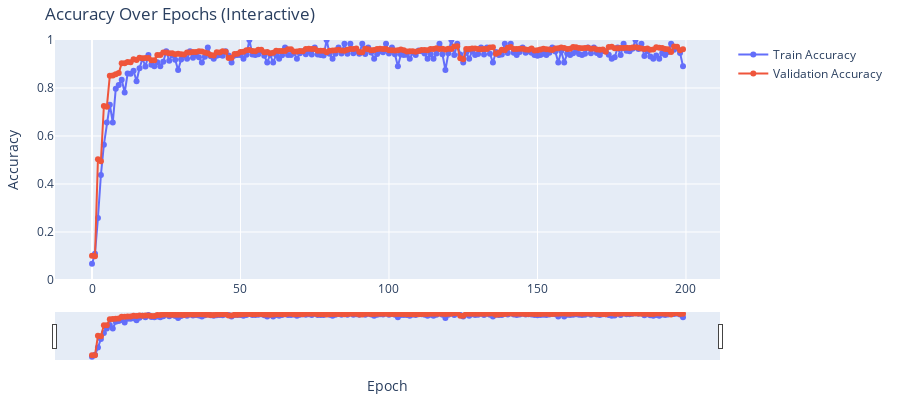

Notebook cell for this chart:
### Code cell
target_accuracy = 0.975
history = model.fit(
    train_gen,
    epochs=200, # количество эпох
    batch_size=128,
    validation_data=(X_val, y_val),
    steps_per_epoch=len(X_train) // 64,
    callbacks=[
        EarlyStoppingByAccuracy(target=target_accuracy),
        LiveAccuracyPlot()
    ],
    verbose=1
) # обучение

### Figure 1 — Plotly figure (JSON) as saved in the notebook; plotly's stock layout.template omitted (floating-point values rounded to 4 significant figures; data arrays with more than 128 entries replaced by an {"elided": "..."} marker saying what was removed)
{"data": [{"mode": "lines+markers", "name": "Train Accuracy", "type": "scatter", "x": {"elided": "200 int values"}, "y": {"elided": "200 float values"}}, {"mode": "lines+markers", "name": "Validation Accuracy", "type": "scatter", "x": {"elided": "200 int values"}, "y": {"elided": "200 float values"}}], "layout": {"height": 400, "margin": {"b": 40, "l": 40, "r": 40, "t": 40}, "title": {"text": "Accuracy Over Epochs (Interactive)"}, "xaxis": {"rangeslider": {"visible": true}, "title": {"text": "Epoch"}}, "yaxis": {"range": [0, 1], "title": {"text": "Accuracy"}}}}
